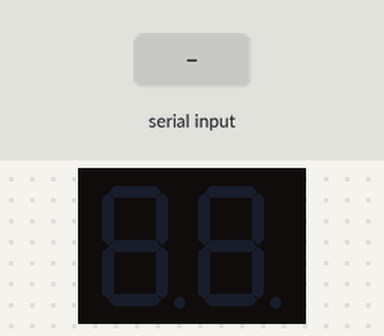
A sketch run on a simulated Arduino Uno, built with avr-gcc and run on an emulated ATmega328P. On the bench: 2-digit seven-segment display. Wiring (inferred from the names in the program): 2-digit 7-segment display, segments lit when HIGH: segments pin 2, pin 3, pin 4, pin 5, pin 6, pin 7, pin 8, pin 9, pin 10, pin 11, pin 12, pin 13, pin 14, pin 15. The test bench sets the inputs (shaded band). The segment pins are drawn as the display they are named for.

Above: at 1.2 s.
1.3 s: "90,45\n" received over Serial
At 2.6 s:
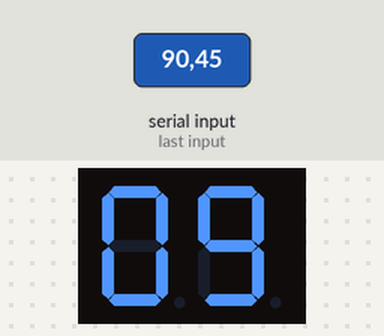
3.8 s: "30,150\n" received over Serial
At 5.7 s:
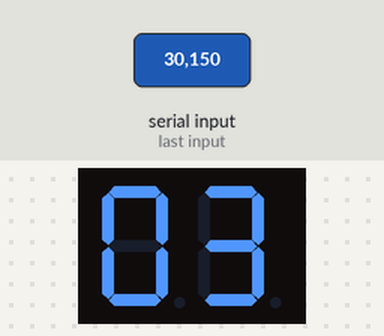
6.3 s: "5\n" received over Serial
At 8.5 s:
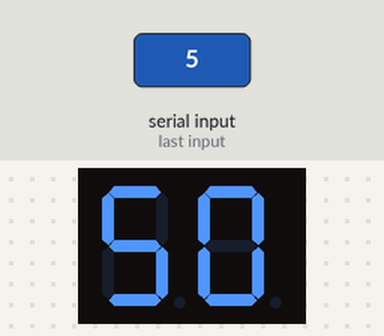
8.8 s: "90\n" received over Serial
At 10.6 s:
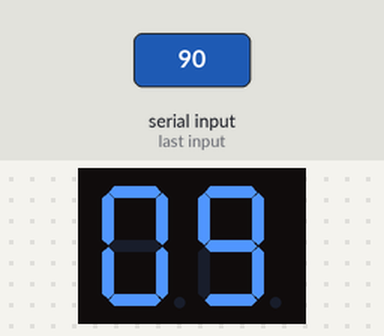
Timing chart, 0 to 12.1 s (numbered marks = the images above; inputs shaded):
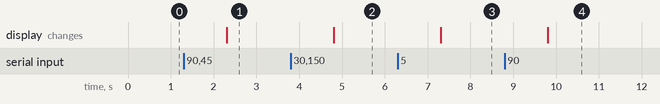

Measured:
- after the input at 1.3 s, the display: changes after 1.0 s (image 1)
- after the input at 3.8 s, the display: changes after 1.0 s (image 2)
- after the input at 6.3 s, the display: changes after 1.0 s (image 3)
- after the input at 8.8 s, the display: changes after 1.0 s (image 4)

The sketch:

Arduino_Code_Final.ino
```cpp
const int onesDigitPins[] = {2, 3, 4, 5, 6, 7, 8};
const int tensDigitPins[] = {9, 10, 11, 12, 13, 14, 15};

// Seven segment binary codes for 0 through 9
const int digitCodes[] = {
  0b00111111, // 0
  0b00000110, // 1
  0b01011011, // 2
  0b01001111, // 3
  0b01100110, // 4
  0b01101101, // 5
  0b01111101, // 6
  0b00000111, // 7
  0b01111111, // 8
  0b01101111  // 9
};

int data; // Stores number to display to sign

void setup() {
  // Set digit pins as outputs
  for (int i = 2; i <= 15; i++) {
    pinMode(i, OUTPUT);
  }

  // Setup serial connection
  Serial.begin(9600);
  //Serial.setTimeout(3);
}

// Main loop
void loop() {
  // Constantly update sign with number coming from computer
  while (!Serial.available());
  data = Serial.readString().toInt();
  displayNumber(data);
}

// Separate parking lot number into two separate values
void displayNumber(int number) {
  // If number is outside of range, return
  if (number < 0 || number > 99) {
    return;
  }

  int onesDigit = number % 10;
  int tensDigit = number / 10;
  displayDigit(onesDigit, onesDigitPins);
  displayDigit(tensDigit, tensDigitPins);
}

// Write to correct pins to output to correct LED strips based off digit value
void displayDigit(int digit, const int* digitPins) {
  // If digit is outside of range, return
  if (digit < 0 || digit > 9) {
    return;
  }

  digitalWrite(digitPins[0], digitCodes[digit] & 0b00000001);
  digitalWrite(digitPins[1], digitCodes[digit] & 0b00000010);
  digitalWrite(digitPins[2], digitCodes[digit] & 0b00000100);
  digitalWrite(digitPins[3], digitCodes[digit] & 0b00001000);
  digitalWrite(digitPins[4], digitCodes[digit] & 0b00010000);
  digitalWrite(digitPins[5], digitCodes[digit] & 0b00100000);
  digitalWrite(digitPins[6], digitCodes[digit] & 0b01000000);
} 
```
